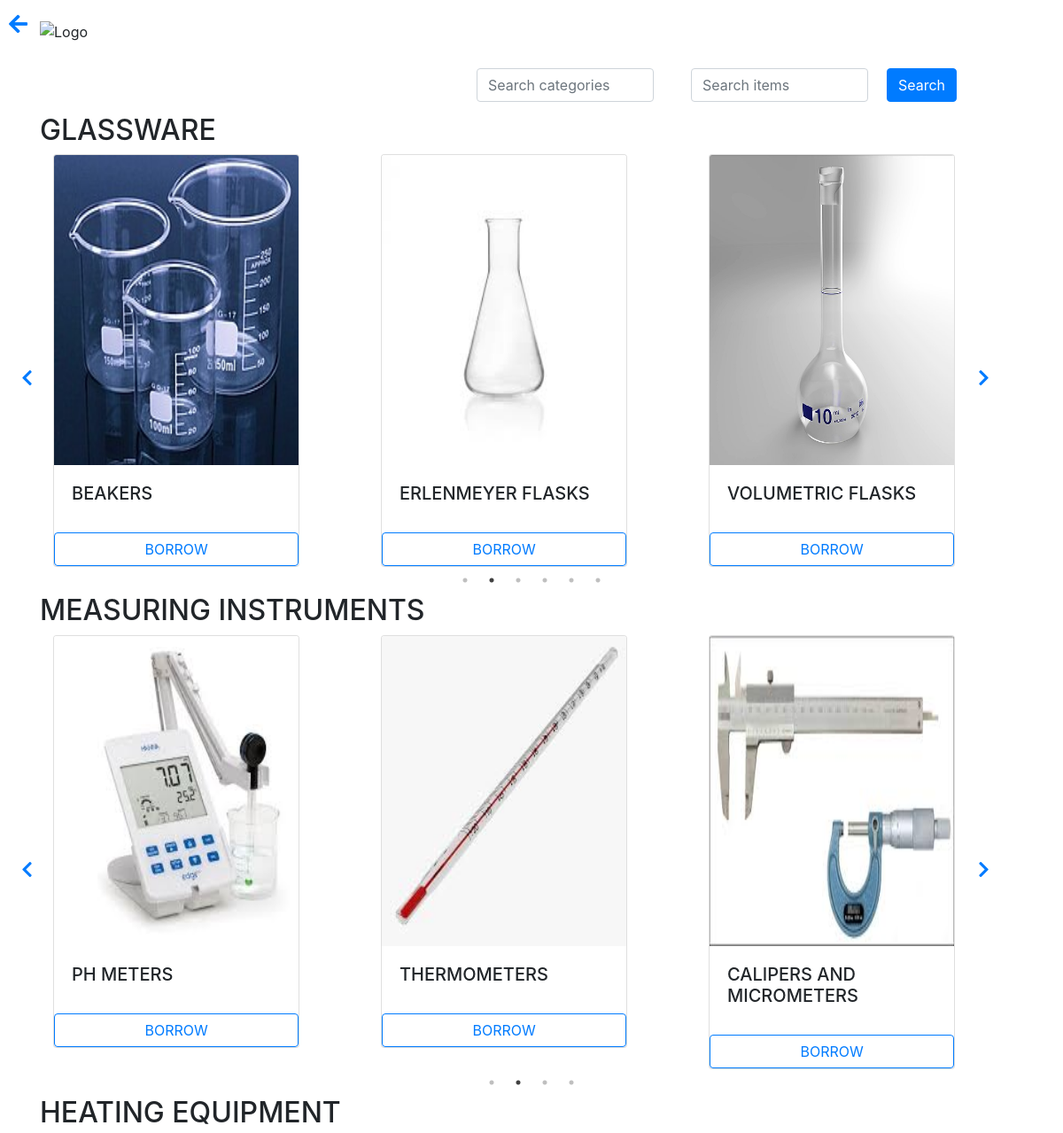
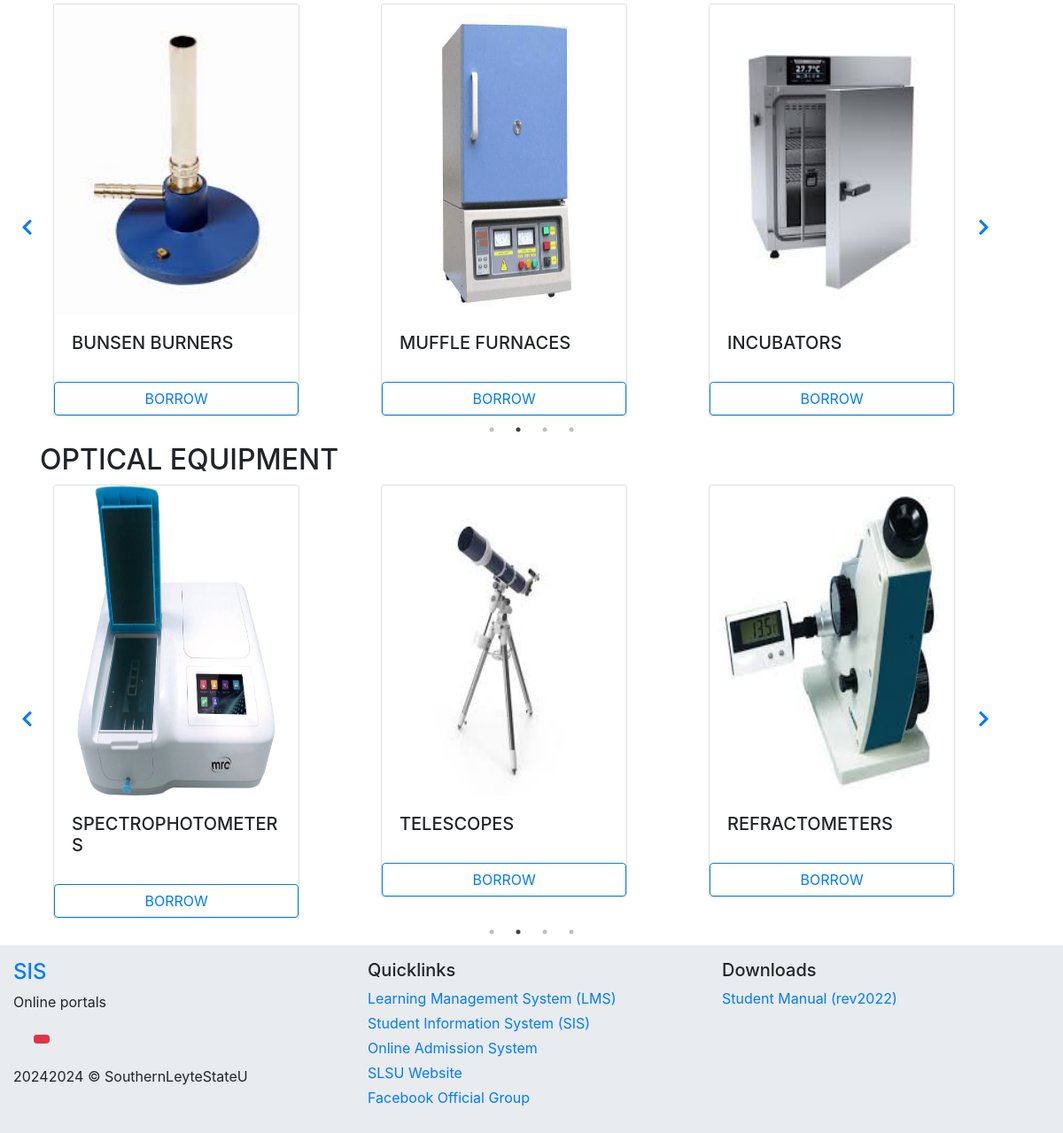
The app's page /html/view_items.php with its own data (2 pictures, top to bottom).
### tables this page shows
CREATE TABLE `items_category` (
  `category_id` int NOT NULL,
  `category_name` varchar(255) DEFAULT NULL
);

CREATE TABLE `items` (
  `item_id` int NOT NULL,
  `image` varchar(255) NOT NULL,
  `name` varchar(255) DEFAULT NULL,
  `description` text,
  `quantity` int DEFAULT NULL,
  `category_id` int DEFAULT NULL
);

### html/view_items.php (the view, shortened to what this page needs)
<!DOCTYPE html>
<html lang="en">
<head>
    <link href="https://stackpath.bootstrapcdn.com/bootstrap/4.5.2/css/bootstrap.min.css" rel="stylesheet">
    <link rel="stylesheet" type="text/css" href="https://cdnjs.cloudflare.com/ajax/libs/slick-carousel/1.8.1/slick.min.css">
    <link rel="stylesheet" type="text/css" href="https://cdnjs.cloudflare.com/ajax/libs/slick-carousel/1.8.1/slick-theme.min.css">
    <link rel="stylesheet" href="https://cdnjs.cloudflare.com/ajax/libs/font-awesome/5.15.4/css/all.min.css">
</head>
<body>
    <a href="student_employee.php" class="back-button"><i class="fas fa-arrow-left"></i></a>
    <div class="container">
        <img src="SLSU_L.png" alt="Logo" class="img-fluid my-4">
        <div class="search-container">
            <form class="form-inline" onsubmit="event.preventDefault(); search();">
                <div class="form-group mx-sm-3 mb-2">
                    <input type="text" class="form-control" placeholder="Search categories" id="categorySearchInput">
                </div>
                <div class="form-group mx-sm-3 mb-2">
                    <input type="text" class="form-control" placeholder="Search items" id="itemSearchInput">
                </div>
                <button type="submit" class="btn btn-primary mb-2">Search</button>
            </form>
        </div>
        <?php
        include('config.php');
        $categorySearchTerm = isset($_POST['categorySearchTerm']) ? $_POST['categorySearchTerm'] : '';
        $itemSearchTerm = isset($_POST['itemSearchTerm']) ? $_POST['itemSearchTerm'] : '';
        if ($categorySearchTerm != '') {
            $categoryQuery = "SELECT * FROM items_category WHERE category_name LIKE '%$categorySearchTerm%'";
        } else {
            $categoryQuery = "SELECT * FROM items_category";
        }
        $categoryResult = mysqli_query($conn, $categoryQuery);
        if (mysqli_num_rows($categoryResult) > 0) {
            while($categoryRow = mysqli_fetch_assoc($categoryResult)) {
                echo '<div>';
                echo '<h2 style="text-transform: uppercase;">' . $categoryRow['category_name'] . '</h2>';
                echo '<div class="slider"  id="' . str_replace(' ', '_', $categoryRow['category_name']) . '">';
                $categoryId = $categoryRow['category_id'];
                if ($itemSearchTerm != '') {
                    $sql = "SELECT * FROM items WHERE category_id = $categoryId AND name LIKE '%$itemSearchTerm%'";
                } else {
                    $sql = "SELECT * FROM items WHERE category_id = $categoryId";
                }
                $result = mysqli_query($conn, $sql);
                if (mysqli_num_rows($result) > 0) {
                    while($row = mysqli_fetch_assoc($result)) {
                        $imagePath = 'uploads/' . $row["image"];
                        echo '<div>';
                        echo '<div class="col-md-10 col-lg-10 mb-10">';
                        echo '<div class="card">';
                        echo '<img class="card-img-top"  src="' . $imagePath . '" alt="' . $row["name"] . '" />';
                        echo '<div class="card-body">';
                        echo '<h5 class="card-title" style="text-transform: uppercase;">' . $row["name"] . '</h5>';
                        echo '</div>';
                        echo '<a href="borrow.php?id=' . $row["item_id"] . '" class="btn btn-outline-primary">BORROW</a>';
                        echo '</div>';
                        echo '</div>';
                        echo '</div>';
                    }
                } else {
                    echo "No items found for this category";
                }
                echo '</div>';
                echo '</div>';
            }
        } else {
            echo "No categories found";
        }
        ?>
    </div>
    <footer class="footer" style="background-color: #e9ecee">
<div class="container-fluid container-p-x pt-3 pb-2">
  <div class="row">
    <div class="col-12 col-sm-6 col-md-4 mb-3 mb-sm-0">
      <h4 class="mb-2"><a href="#" target="_blank" class="footer-text">SIS </a></h4>
      <span>Online portals</span>
      <div class="social-icon my-3">
        <a href="https://www.facebook.com/southernleytestateu" target="_blank" class="btn btn-icon btn-sm btn-facebook me-2 text-white"><i class="bx bxl-facebook"></i></a>
        <a href="https://youtube.com/c/SouthernLeyteStateUniversity" target="_blank" class="btn btn-icon btn-sm btn-danger me-2 text-white"><i class="bx bxl-youtube"></i></a>
        <a href="https://www.southernleytestateu.edu.ph/index.php/en/" target="_blank" class="btn btn-icon btn-sm btn-linkedin me-2  text-white"><i class="bx bx-globe"></i></a>
        <a href="https://gmail.com" target="_blank" class="btn btn-icon btn-sm btn-google text-white"><i class="bx bxl-google"></i></a>
      </div>
      <p class="pt-1">
        2024 © SouthernLeyteStateU
      </p>
    </div>
    <div class="col-12 col-sm-6 col-md-4 mb-4 mb-sm-0">
      <h5>Quicklinks</h5>
      <ul class="list-unstyled">
        <li><a href="https://lms.southernleytestateu.edu.ph" class="footer-link d-block pb-1">Learning Management System (LMS)</a></li>
        <li><a href="http://sis.southernleytestateu.edu.ph" class="footer-link d-block pb-1">Student Information System (SIS)</a></li>
        <li><a href="http://my.southernleytestateu.edu.ph" class="footer-link d-block pb-1">Online Admission System</a></li>
        <li><a href="https://southernleytestateu.edu.ph" class="footer-link d-block pb-1">SLSU Website</a></li>
        <li><a href="https://www.facebook.com/groups/2662041820705404" class="footer-link d-block pb-1">Facebook Official Group</a></li>
      </ul>
    </div>
    <div class="col-12 col-sm-6 col-md-4">
      <h5>Downloads</h5>
      <ul class="list-unstyled">
          <li><a href="https://sis.southernleytestateu.edu.ph/download/student-manual" class="footer-link d-block pb-1">Student Manual (rev2022)</a></li>
      </ul>
    </div>
  </div>
</div>
</footer>
</body>
</html>

### html/view_items.php (style rules this page uses)
.card-img-top { width: 100%; height: 350px; }
.card { height: 100%; }
.back-button { position: absolute; top: 10px; left: 10px; font-size: 24px; color: #007bff; }
.search-container { display: flex; justify-content: right; align-items: right; margin-right: 75px; flex-wrap: wrap; }
.search-container .form-control { width: 200px; margin: 5px; }
.search-container .btn { white-space: nowrap; }

### records on screen
items_category: category_name "GLASSWARE"
items: image (picture), name "BEAKERS"
items: image+name (picture), name "ERLENMEYER FLASKS"
items: image+name (picture), name "VOLUMETRIC FLASKS"
items_category: category_name "MEASURING INSTRUMENTS"
items: image+name (picture), name "PH METERS"
items: image+name (picture), name "THERMOMETERS"
items: image+name (picture), name "CALIPERS AND MICROMETERS"
items_category: category_name "HEATING EQUIPMENT"
items: image+name (picture), name "BUNSEN BURNERS"
items: image+name (picture), name "MUFFLE FURNACES"
items: image+name (picture), name "INCUBATORS"
items_category: category_name "OPTICAL EQUIPMENT"
items: image (picture), name "SPECTROPHOTOMETERS"
items: image+name (picture), name "TELESCOPES"
items: image+name (picture), name "REFRACTOMETERS"
